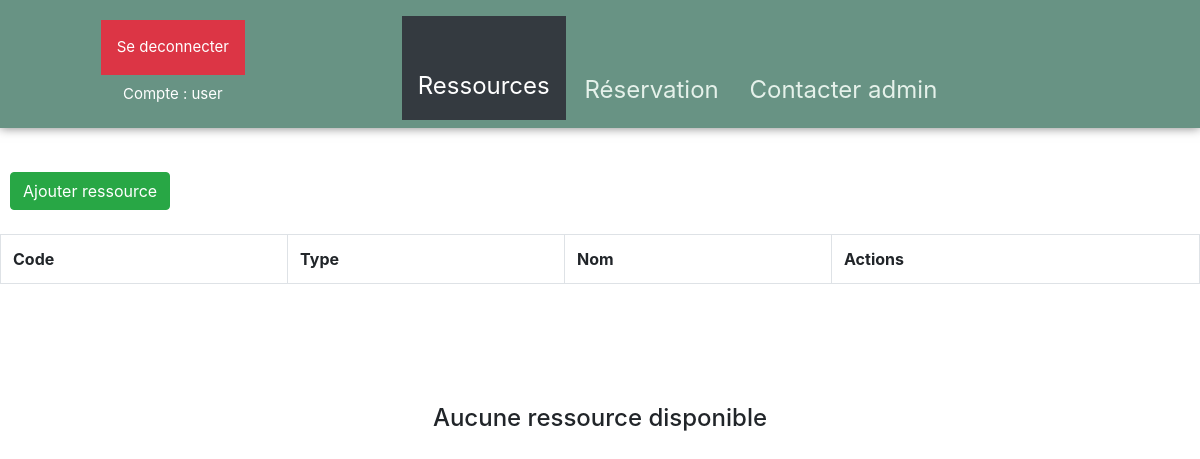
The app's page /showRessource/ (signed in), older data.
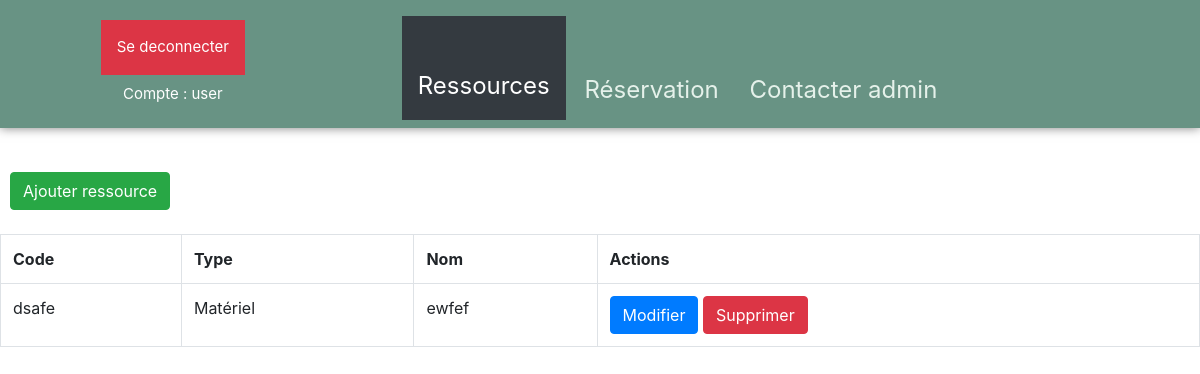
The same page, newer data.
### srcApp/models.py (models this page shows, shortened)
class Ressource(models.Model):
    natureRes = models.TextChoices ('Batiment','Matériel')
    codeRess = models.fields.CharField(max_length = 5)
    typeRess = models.fields.CharField(choices=natureRes.choices, max_length=10)
    nomRess = models.fields.CharField(max_length=50)

### srcApp/views.py (the view)
# urls.py: path('showRessource/', views.showRessource, name='showRessource'),
def showRessource(request):
    datas = Ressource.objects.all()
    return render(request,"showRessource.html", {'datas':datas})

### srcApp/templates/showRessource.html (shortened to what this page needs)
{% extends 'base.html' %}
{% load static %}
  {% block navigation %}
{% if user.is_authenticated and user.username != "admin" %}
 <div style="display:inline-block;font-size:15px;position:relative; right:150px; top:20px"><a class="p-3 mb-2 bg-danger text-white"  href="{% url 'logout' %}">Se deconnecter</a>
       <p class="text-white">Compte : {{ user.username }}</p></div>
                <li><a class="icon-home p-3 mb-2 bg-dark text-white" href="{% url 'showRessource' %}">Ressources</a></li>
                <li><a class="icon-group "  href="{% url 'reservation' %}">Réservation</a></li>
                <li><a class="icon-envelope-alt " href="{% url 'contactAdmin' %}">Contacter admin</a></li>
{% endif %}
{% endblock %}
{% block content %}
<br>
<a class="btn btn-success" href="{% url 'createRessource' %}" style="margin-left:10px; margin-top:20px">Ajouter ressource</a>
<div class="">
    <br>
    <table class="table table-bordered mx-auto">
        <tr>
            <th>Code</th>
            <th>Type</th>
            <th>Nom</th>
            <th>Actions</th>
        </tr>
        {% for ressource in datas %}
        <tr>
            <td>{{ressource.codeRess}}</td>
            <td>{{ressource.typeRess}}</td>
            <td>{{ressource.nomRess}}</td>
            <td>
                <a class = "btn  btn-primary" href="{% url 'updateRessource' ressource.id %}">Modifier</a>
                <a class = "btn  btn-danger" href="{% url 'deleteRessource' ressource.id %}">Supprimer</a>
            </td>
        </tr>
        {% endfor %}
    </table>
</div>
{% if datas|length < 1 %}
        <h4 class="text-center" style="margin-top:10%">Aucune ressource disponible </h4>
        {% endif %}
{% endblock %}

### srcApp/templates/base.html (shortened to what this page needs)
{% load static %}
<!DOCTYPE html>
<html lang="en">
<head>
            <link rel="stylesheet" href="{% static 'css/styles.css' %}" />
            <link rel="stylesheet" href="https://cdn.jsdelivr.net/npm/bootstrap@4.3.1/dist/css/bootstrap.min.css">
</head>
<body>
<div id="wrapper">
  <nav role="navigation" id="access" >
    <ul id="menu"  >
{% block navigation %}{% endblock %}
          </ul>
      </nav>
</div>
 {% block content %}{% endblock %}
</body>
</html>

### srcApp/static/css/styles.css (style rules this page uses)
[class^="icon-"]:before, [class*=" icon-"]:before { font-family: FontAwesome; }
.icon-home:before { content: "\f015"; }
.icon-group:before { content: "\f0c0"; }
.icon-envelope-alt:before { content: "\f0e0"; }
html, body { width: 100%; height: 100%; }
#wrapper { position: relative; }
#access { zoom: 1; }
#access:before, #access:after { content: ""; display: table; }
#access:after { clear: both; }
[class^="icon-"]:before, [class*=" icon-"]:before { margin-right: 0.5em; opacity: 0.2; }
#access a, #access #menu a, #menu li a { background-color: #689384; display: block; color: #e5f1ea; text-decoration: none; padding: 0.5em; -webkit-transition: -webkit-transform 500ms linear, box-shadow 500ms ease-in, background-color 250ms ease-in; -moz-transition: -moz-transform 500ms linear, box-shadow 500ms ease-in, background-color 250ms ease-in; -ms-transition: -ms-transform 500ms linear, box-shadow 500ms ease-in, background-color 250ms ease-in; -o-transition: -o-transform 500ms linear, box-shadow 500ms ease-in, background-color 250ms ease-in; transition: transform 500ms linear, box-shadow 500ms ease-in, background-color 250ms ease-in; }
#access { font-size: 1.5em; -webkit-box-shadow: 0 0 10px rgba(0, 0, 0, 0.5); -moz-box-shadow: 0 0 10px rgba(0, 0, 0, 0.5); box-shadow: 0 0 10px rgba(0, 0, 0, 0.5); }
#menu { border: 0 none; margin: 0; padding: 0; }
#menu li { list-style-image: none; list-style-type: none; padding: 0; margin: 0; -webkit-transition: max-height 500ms linear; -moz-transition: max-height 500ms linear; -ms-transition: max-height 500ms linear; -o-transition: max-height 500ms linear; transition: max-height 500ms linear; }
#menu li a { white-space: nowrap; overflow: hidden; -ms-text-overflow: ellipsis; -o-text-overflow: ellipsis; text-overflow: ellipsis; -moz-binding: url('xml/ellipsis.xml#ellipsis'); }
@media only screen and (min-width: 769px) { [class^="icon-"]:before, [class*=" icon-"]:before { display: block; text-align: center; margin-right: 0; } }
@media only screen and (min-width: 769px) { #menu { width: 100%; background: #689384; text-align: center; } }
@media only screen and (min-width: 769px) { #menu li { display: -moz-inline-box; -moz-box-orient: vertical; display: inline-block; vertical-align: middle; *vertical-align: auto; white-space: nowrap; } }
@media only screen and (min-width: 769px) { #menu li { *display: inline; } }
@media only screen and (min-width: 769px) { #menu li a:before { -webkit-transition: -webkit-transform 500ms ease-in; -moz-transition: -moz-transform 500ms ease-in; -ms-transition: -ms-transform 500ms ease-in; -o-transition: -o-transform 500ms ease-in; transition: transform 500ms ease-in; } }

Row changes from the older to the newer data that the page shows:
added Ressource: codeRess "dsafe", typeRess "Matériel", nomRess "ewfef"
Text that changed along with them:
text no longer shown: "Aucune ressource disponible"
